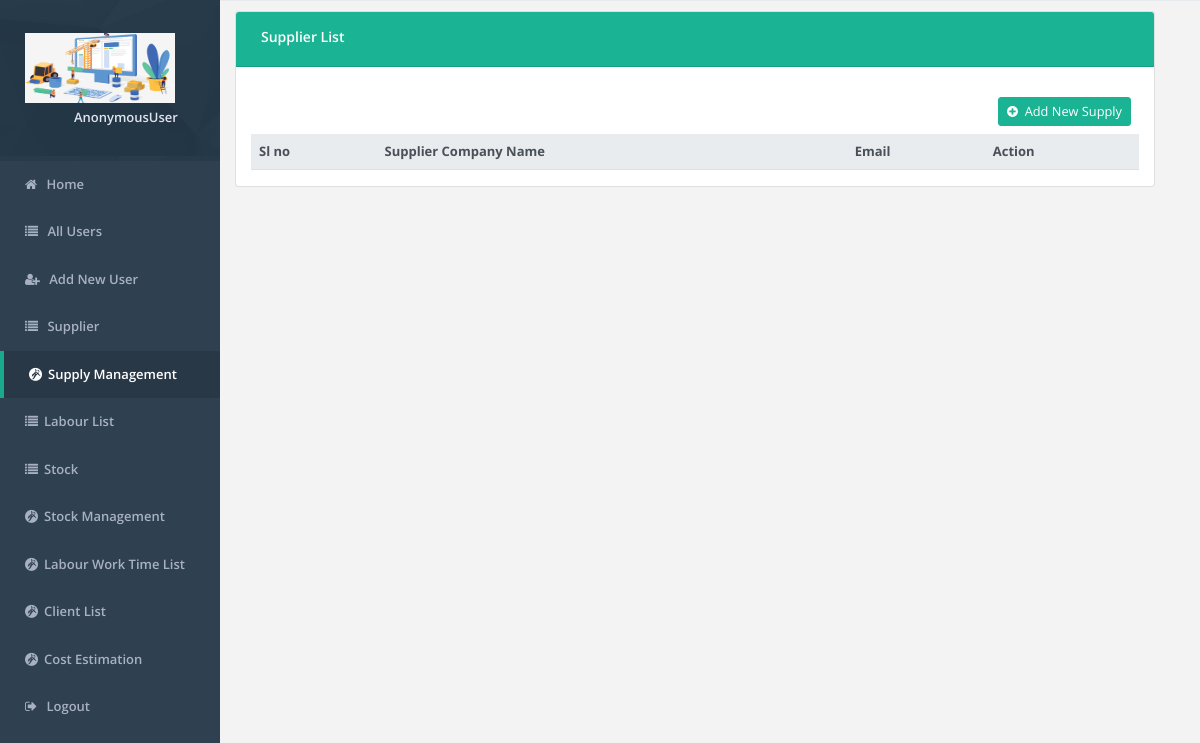
Before: /supply/list/ with the older database file.
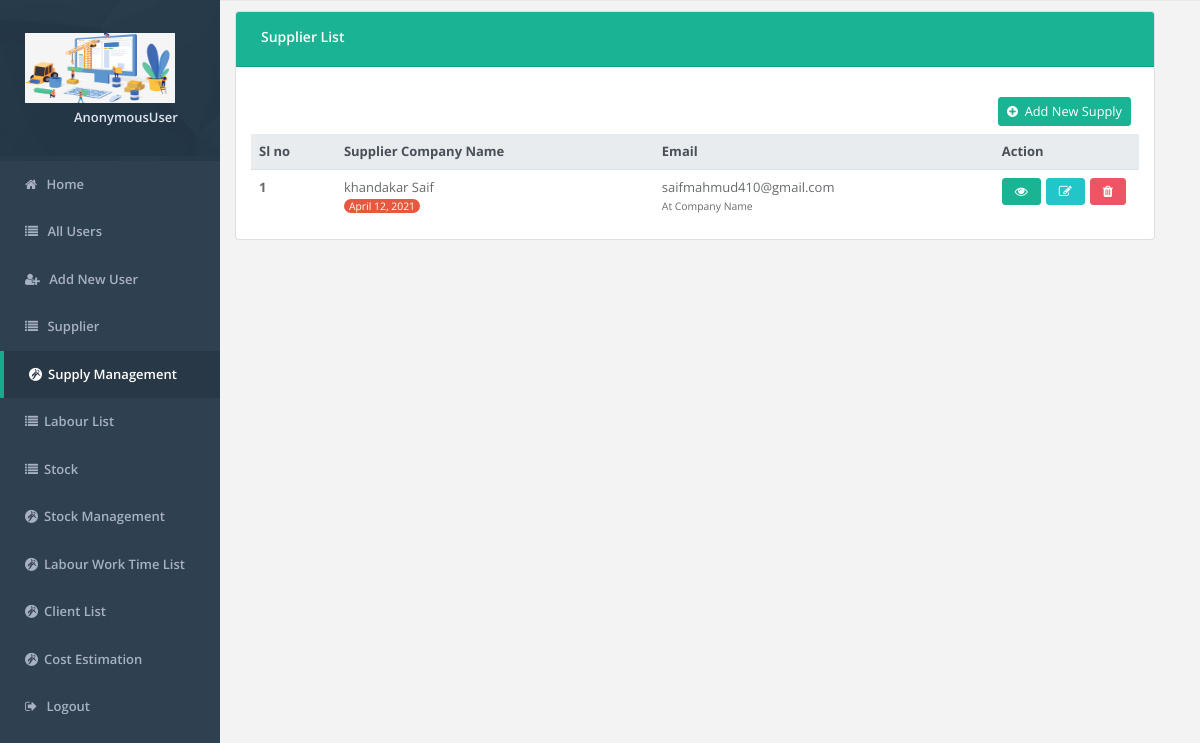
After: the same page with the newer database file.
### supply_management/models.py (models this page shows, shortened)
class Supply(models.Model):
    supplier_company_name = models.ForeignKey(Supplier, on_delete=models.CASCADE)
    material = models.ForeignKey(Material, on_delete=models.CASCADE)
    lot_no = models.IntegerField(null=True)
    quantity = models.IntegerField(null=True)
    unit_price = models.IntegerField(null=True)
    created_date = models.DateField(auto_now_add=True)

class Supplier(models.Model):
    name = models.CharField(max_length=200)
    email = models.CharField(max_length=200)
    phone = models.CharField(max_length=200)
    address = models.CharField(max_length=300)
    comments = models.TextField()
    created_date = models.DateField(auto_now_add=True)
    def __str__(self):
        return self.name

### supply_management/views.py (the view)
# urls.py: path('list/', views.supply_list, name="list"),
def supply_list(request):
    obj = Supply.objects.all()
    context={
        "obj":obj,
        "isact_supply": "active",
    }
    return render(request, "supply_management/supply_list.html", context)

### templates/supply_management/supply_list.html (shortened to what this page needs)
{% include 'header.html' %}
{% load static %}
<div class="main-content" id="panel" style="margin-top:10px;">
    <div class="row">
        <div class="row container-fluid">
            <div class="col-md-12">
                <div class="card">
                    <div class="card-header bg-primary">
                        <div class="row align-items-center">
                            <h4 class="text-blod" style="padding-left:20px;">Supplier List</h4>
                        </div>
                    </div>
                    <div class="col-md-12" style="margin-top:30px;">
                        <div class="row align-items-center">
                            <div class="col-12">
                                <div class="col-lg-offset-6">
                                    <a class="mr-2  btn btn-primary btn-sm float-right" href="{% url 'Add' %}"><i class="fa fa-plus-circle" style="color:#fff;"></i>&nbsp;&nbsp;Add New Supply</a>
                                </div>
                            </div>
                        </div>
                    </div>
                    <div class="container-fluid mt-2">
                        <div class="table-responsive">
                                <table class="table align-items-center table-flush" id="surveyorList">
                                    <thead class="thead-light mt-4">
                                    <tr>
                                        <th data-sort="name">Sl no</th>
                                        <th data-sort="name">Supplier Company Name</th>
                                        <th data-sort="name">Email</th>
                                        <th>Action</th>
                                    </tr>
                                    </thead>
                                    <tbody class="list">
                                    {% for obj in obj %}
                                    <tr>
                                        <th scope="row"><span class="name mb-0 text-sm">{{ forloop.counter }}</span>
                                        </th>
                                        <td>
                                            <span class="status">{{ obj.supplier_company_name }}</span><br>
                                            <small style="color:#fff;background-color:#e8583f;border-radius: 10px;padding-left:5px;padding-right:5px;">{{ obj.created_date }}</small>
                                        </td>
                                        <td>
                                            <span class="status">{{ obj.supplier_company_name.email }}</span><br>
                                            <small>At Company Name</small>
                                        </td>
                                        <td style="width: 10%">
                                            <div class="btn-group">
                                                <a href="{% url 'details' id=obj.id %}" style="margin-right: 5px;">
                                                    <button class="btn btn-primary fa fa-eye"></button>
                                                </a>
                                                <a href="{% url 'update' id=obj.id %}" style="margin-right: 5px;">
                                                    <button class="btn btn-info fa fa-edit"></button>
                                                </a>
                                                <a href="{% url 'supply_remove' id=obj.id %}" style="margin-right: 5px;">
                                                    <button class="btn btn-danger fa fa-trash"></button>
                                                </a>
                                            </div>
                                        </td>
                                    </tr>
                                    {% endfor %}
                                    </tbody>
                                </table>
                        </div>
                    </div>
                </div>
            </div>
        </div>
    </div>
</div>
{% include 'footer.html' %}

Changed rows visible on the page:
added Supply: supplier_company_name "khandakar Saif", created_date "April 12, 2021", supplier_company_name.email "saifmahmud410@gmail.com"
